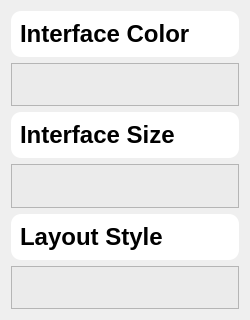
                <widget class="QWidget" name="scrollAreaWidgetContents_5">
                 <property name="geometry">
                  <rect>
                   <x>0</x>
                   <y>0</y>
                   <width>250</width>
                   <height>320</height>
                  </rect>
                 </property>
                 <layout class="QVBoxLayout" name="verticalLayout_18">
                  <item>
                   <widget class="QFrame" name="frame_30">
                    <property name="maximumSize">
                     <size>
                      <width>16777215</width>
                      <height>50</height>
                     </size>
                    </property>
                    <property name="styleSheet">
                     <string notr="true">background-color: rgb(255, 255, 255);
border-radius:10px;</string>
                    </property>
                    <property name="frameShape">
                     <enum>QFrame::StyledPanel</enum>
                    </property>
                    <property name="frameShadow">
                     <enum>QFrame::Raised</enum>
                    </property>
                    <layout class="QHBoxLayout" name="horizontalLayout_20">
                     <item alignment="Qt::AlignLeft">
                      <widget class="QLabel" name="label_13">
                       <property name="font">
                        <font>
                         <pointsize>18</pointsize>
                         <weight>75</weight>
                         <bold>true</bold>
                        </font>
                       </property>
                       <property name="text">
                        <string>Interface Color</string>
                       </property>
                      </widget>
                     </item>
                    </layout>
                   </widget>
                  </item>
                  <item>
                   <widget class="QFrame" name="frame_24">
                    <property name="maximumSize">
                     <size>
                      <width>16777215</width>
                      <height>50</height>
                     </size>
                    </property>
                    <property name="styleSheet">
                     <string notr="true">background-color: rgb(235, 235, 235);
</string>
                    </property>
                    <property name="frameShape">
                     <enum>QFrame::StyledPanel</enum>
                    </property>
                    <property name="frameShadow">
                     <enum>QFrame::Raised</enum>
                    </property>
                    <layout class="QHBoxLayout" name="horizontalLayout_14"/>
                   </widget>
                  </item>
                  <item>
                   <widget class="QFrame" name="frame_42">
                    <property name="maximumSize">
                     <size>
                      <width>16777215</width>
                      <height>50</height>
                     </size>
                    </property>
                    <property name="styleSheet">
                     <string notr="true">background-color: rgb(255, 255, 255);
border-radius:10px;</string>
                    </property>
                    <property name="frameShape">
                     <enum>QFrame::StyledPanel</enum>
                    </property>
                    <property name="frameShadow">
                     <enum>QFrame::Raised</enum>
                    </property>
                    <layout class="QHBoxLayout" name="horizontalLayout_32">
                     <item alignment="Qt::AlignLeft">
                      <widget class="QLabel" name="label_20">
                       <property name="font">
                        <font>
                         <pointsize>18</pointsize>
                         <weight>75</weight>
                         <bold>true</bold>
                        </font>
                       </property>
                       <property name="text">
                        <string>Interface Size</string>
                       </property>
                      </widget>
                     </item>
                    </layout>
                   </widget>
                  </item>
                  <item>
                   <widget class="QFrame" name="frame_32">
                    <property name="maximumSize">
                     <size>
                      <width>16777215</width>
                      <height>50</height>
                     </size>
                    </property>
                    <property name="styleSheet">
                     <string notr="true">background-color: rgb(235, 235, 235);
</string>
                    </property>
                    <property name="frameShape">
                     <enum>QFrame::StyledPanel</enum>
                    </property>
                    <property name="frameShadow">
                     <enum>QFrame::Raised</enum>
                    </property>
                    <layout class="QHBoxLayout" name="horizontalLayout_22"/>
                   </widget>
                  </item>
                  <item>
                   <widget class="QFrame" name="frame_33">
                    <property name="maximumSize">
                     <size>
                      <width>16777215</width>
                      <height>50</height>
                     </size>
                    </property>
                    <property name="styleSheet">
                     <string notr="true">background-color: rgb(255, 255, 255);
border-radius:10px;</string>
                    </property>
                    <property name="frameShape">
                     <enum>QFrame::StyledPanel</enum>
                    </property>
                    <property name="frameShadow">
                     <enum>QFrame::Raised</enum>
                    </property>
                    <layout class="QHBoxLayout" name="horizontalLayout_23">
                     <item alignment="Qt::AlignLeft">
                      <widget class="QLabel" name="label_15">
                       <property name="font">
                        <font>
                         <pointsize>18</pointsize>
                         <weight>75</weight>
                         <bold>true</bold>
                        </font>
                       </property>
                       <property name="text">
                        <string>Layout Style</string>
                       </property>
                      </widget>
                     </item>
                    </layout>
                   </widget>
                  </item>
                  <item>
                   <widget class="QFrame" name="frame_34">
                    <property name="maximumSize">
                     <size>
                      <width>16777215</width>
                      <height>50</height>
                     </size>
                    </property>
                    <property name="styleSheet">
                     <string notr="true">background-color: rgb(235, 235, 235);
</string>
                    </property>
                    <property name="frameShape">
                     <enum>QFrame::StyledPanel</enum>
                    </property>
                    <property name="frameShadow">
                     <enum>QFrame::Raised</enum>
                    </property>
                    <layout class="QHBoxLayout" name="horizontalLayout_24"/>
                   </widget>
                  </item>
                 </layout>
                </widget>
